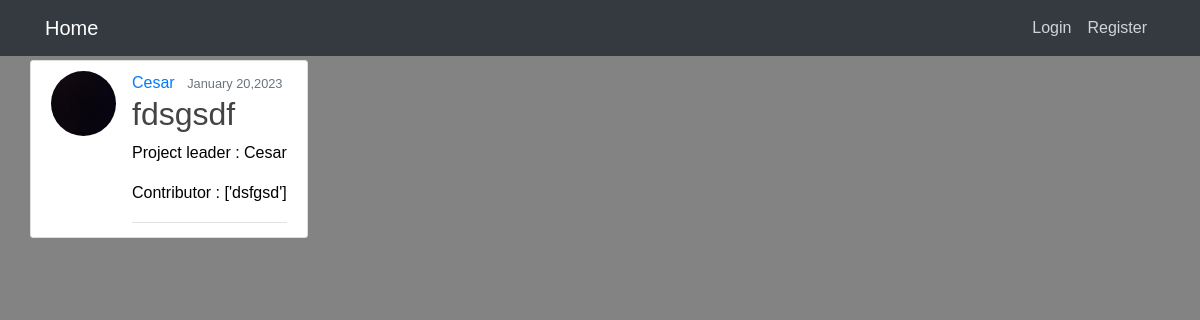
/post/16/, run on the app's committed database.
### blog/models.py (models this page shows, shortened)
class Post(models.Model):
    date_posted = models.DateTimeField(default=timezone.now)
    author = models.ForeignKey(User, on_delete=models.CASCADE)
    title = models.CharField(max_length=100)
    contributor = models.CharField(max_length=100)
    status = models.TextField()
    tasks_subtasks =  models.TextField()
    priority =  models.TextField()
    class Meta:
        ordering = ['contributor']
    def get_all_contributor(self):
        contributor_inTab = []
        contributors = ""
        i = 0
        for letter in self.contributor:
            if letter == ';':
                 contributor_inTab += [contributors]
                 contributors = ""
                 i+=1
            else:
                contributors+= letter
        contributor_inTab +=[contributors]
        return contributor_inTab

### users/models.py (models this page shows, shortened)
class Profile(models.Model):
    user = models.OneToOneField(User, on_delete=models.CASCADE)
    image = models.ImageField(default='default.jpg', upload_to='profile_pics')

### blog/views.py (the view)
# urls.py: path('post/<int:pk>/', PostDetailView.as_view(), name='post-detail'),
class PostDetailView(DetailView):
    model = Post
    password = forms.CharField(widget=forms.PasswordInput)

### blog/templates/Blog/post_detail.html (shortened to what this page needs)
{% extends "blog/base.html" %}
{% block content %}
<article class="media content-section">
  <img class="rounded-circle article-img" src="{{ object.author.profile.image.url}}">
  <div class="media-body">
  <div class="article-metadata">
     <a class="mr-2" href="#">{{ object.author }}</a>
     <small class="text-muted">{{ object.date_posted|date:"F d,Y" }}</small>
     <h2 class="article-title"> {{ object.title }}</h2>
     <p>Project leader :  {{ object.author }}</p>
     <p>Contributor : {{ object.get_all_contributor }}</p>
</article>
{% endblock %}

### blog/static/blog/main.css (style rules this page uses)
* { margin: 0; padding: 0; box-sizing: border-box; }
body { background: #838383; color: #000000; margin-top: 5rem; margin: 0; }
h1, h2, h3, h4, h5, h6 { color: #444444; }
.content-section { background: #ffffff; padding: 10px 20px; border: 1px solid #dddddd; border-radius: 3px; margin-bottom: 20px; max-width: 1300px; }
.article-title { color: #444444; }
.article-img { height: 65px; width: 65px; margin-right: 16px; }
.article-metadata { padding-bottom: 1px; margin-bottom: 4px; border-bottom: 1px solid #e3e3e3 }
body { font-family: Arial, sans-serif; }

### data on the page
Post: author.profile.image (placeholder picture), author "Cesar", date_posted "January 20,2023", title "fdsgsdf", get_all_contributor "['dsfgsd']"
